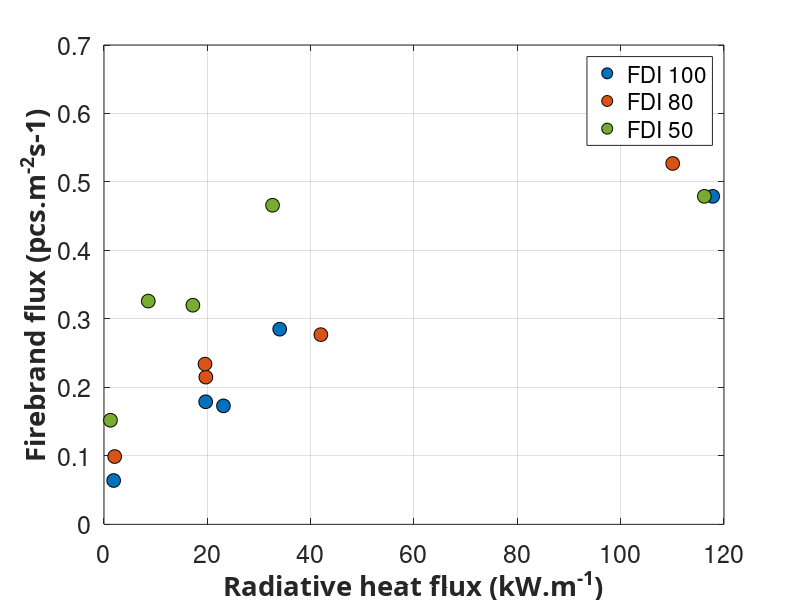

MATLAB code for this plot:
clear;
close all;
%AS3959 Scrub Radiative heat flux vs firebrand flux 

Radiative_heat_flux_FDI100 = [1.87	19.68	23.12	34.01	117.82];
Radiative_heat_flux_FDI80 = [2.07	19.71	19.55	41.97	110.07];
Radiative_heat_flux_FDI50 = [1.25	8.57	17.20	32.62	116.19];

Firebrand_flux_FDI100 = [0.064	0.179	0.173	0.285	0.479];
Firebrand_flux_FDI80 = [0.099	0.215	0.234	0.277	0.527];
Firebrand_flux_FDI50 = [0.152	0.326	0.320	0.466	0.479];

plot(Radiative_heat_flux_FDI100,Firebrand_flux_FDI100,'o','MarkerSize',10,...
    'MarkerEdgeColor','black',...
    'MarkerFaceColor',[0 0.4470 0.7410],'displayname','FDI 100')
hold on
plot(Radiative_heat_flux_FDI80,Firebrand_flux_FDI80,'o','MarkerSize',10,...
    'MarkerEdgeColor','black',...
    'MarkerFaceColor',[0.8500 0.3250 0.0980],'displayname','FDI 80')
plot(Radiative_heat_flux_FDI50,Firebrand_flux_FDI50,'o','MarkerSize',10,...
    'MarkerEdgeColor','black',...
    'MarkerFaceColor',[0.4660 0.6740 0.1880],'displayname','FDI 50')







legend
grid on
box on
xlabel('Radiative heat flux (kW.m^{-1})','FontWeight','bold','FontSize',20,...
    'FontName','Calibri');
ylabel('Firebrand flux (pcs.m^{-2}s{-1})','FontWeight','bold','FontSize',20,...
    'FontName','Calibri');
set(gca,'fontsize',18);




set(gca,'fontsize',18);

legend('FDI 100','FDI 80','FDI 50')
